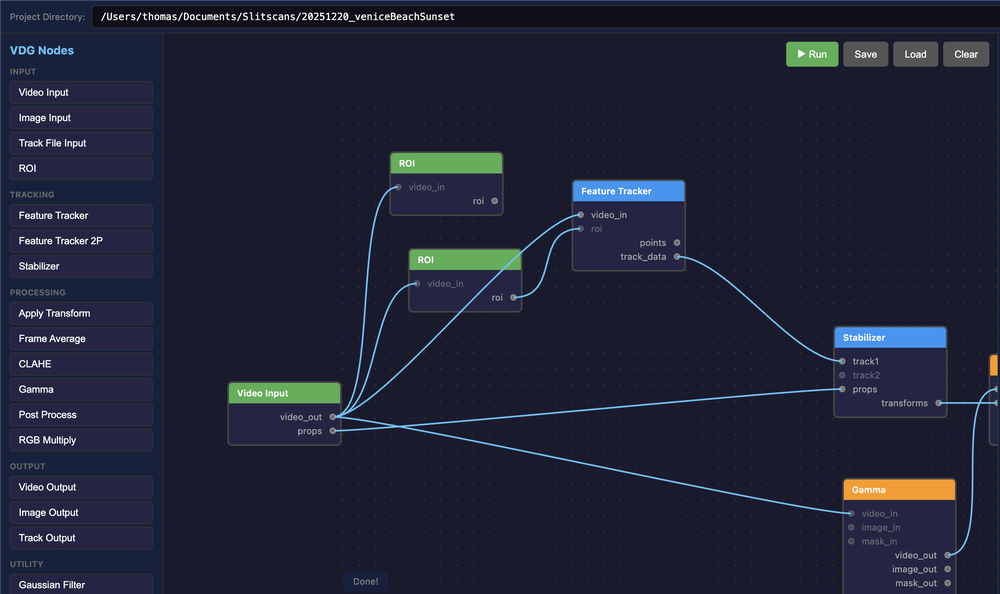
#> input picture nodebased_ui.png, 1000 x 594 px, shrunk from 2446 x 1452 before the run; its folder holds only this picture in this run
$ python -i frame_average.py   (imports and definitions only)
#> lines starting #> are read from the running program, lines starting #| are printed output that depends on the picture
#> further down, picture is the input picture: shape (594, 1000, 3); mean B, G, R 54.6, 35.5, 33.1
### vdg/core/hardware.py
"""
Hardware acceleration configuration for VDG.

This module provides package-level settings for hardware-accelerated
video encoding and decoding using platform-specific APIs:
- macOS: VideoToolbox (h264_videotoolbox)
- Linux: VAAPI, NVENC (future)
- Windows: DXVA2, NVENC (future)

Usage:
    from vdg.core.hardware import hw_config

    # Check current settings
    print(hw_config.enabled)
    print(hw_config.encoder)

    # Disable hardware acceleration
    hw_config.disable()

    # Re-enable
    hw_config.enable()

    # Or configure at module import
    import vdg
    vdg.configure_hardware(enabled=False)
"""

import platform
import subprocess
import shutil
from dataclasses import dataclass, field
from enum import Enum
from typing import Optional
import os


class HWAccelBackend(Enum):
    """Available hardware acceleration backends."""
    NONE = "none"
    VIDEOTOOLBOX = "videotoolbox"  # macOS
    VAAPI = "vaapi"                # Linux (Intel/AMD)
    NVENC = "nvenc"                # NVIDIA
    QSV = "qsv"                    # Intel QuickSync
    DXVA2 = "dxva2"                # Windows


@dataclass
class HardwareConfig:
    """
    Hardware acceleration configuration.

    This is a singleton-style configuration object that controls
    hardware acceleration across all VDG video I/O operations.

    Attributes:
        enabled: Master switch for hardware acceleration
        backend: Which backend to use (auto-detected if None)
        encode_enabled: Enable hardware encoding
        decode_enabled: Enable hardware decoding
        fallback_to_software: Fall back to software if hardware fails
        encoder: FFmpeg encoder name (e.g., 'h264_videotoolbox')
        decoder: FFmpeg decoder name (e.g., 'h264')
        hwaccel: FFmpeg hwaccel option (e.g., 'videotoolbox')
        encode_bitrate: Default encoding bitrate
        encode_quality: Quality preset (if supported)
    """
    enabled: bool = True
    backend: Optional[HWAccelBackend] = None
    encode_enabled: bool = True
    decode_enabled: bool = True
    fallback_to_software: bool = True

    # FFmpeg settings (auto-configured based on backend)
    encoder: str = ""
    decoder: str = ""
    hwaccel: str = ""
    hwaccel_device: str = ""

    # Encoding settings
    encode_bitrate: str = "20M"
    encode_quality: str = ""  # e.g., "medium" for NVENC

    # Runtime state
    _initialized: bool = field(default=False, repr=False)
    _ffmpeg_available: bool = field(default=False, repr=False)
    _hw_encode_available: bool = field(default=False, repr=False)
    _hw_decode_available: bool = field(default=False, repr=False)

    def __post_init__(self):
        """Auto-detect hardware capabilities on first access."""
        if not self._initialized:
            self._detect_capabilities()

    def _detect_capabilities(self) -> None:
        """Detect available hardware acceleration capabilities."""
        self._initialized = True

        # Check for FFmpeg
        self._ffmpeg_available = shutil.which("ffmpeg") is not None

        if not self._ffmpeg_available:
            self.enabled = False
            self.encode_enabled = False
            self.decode_enabled = False
            return

        # Auto-detect backend based on platform
        if self.backend is None:
            self.backend = self._detect_backend()

        # Configure based on backend
        self._configure_backend()

        # Verify encoder availability
        if self.encode_enabled and self.encoder:
            self._hw_encode_available = self._check_encoder(self.encoder)
            if not self._hw_encode_available and not self.fallback_to_software:
                self.encode_enabled = False

        # Verify decoder availability
        if self.decode_enabled and self.hwaccel:
            self._hw_decode_available = self._check_decoder(self.hwaccel)
            if not self._hw_decode_available and not self.fallback_to_software:
                self.decode_enabled = False

    # [94 lines left out: functions _detect_backend, _configure_backend, _check_encoder, _check_decoder, _check_nvidia, not called in this run]

    def _check_vaapi(self) -> bool:
        """Check for VAAPI support."""
        return os.path.exists("/dev/dri/renderD128")

    # [11 lines left out: functions enable, disable, not called in this run]

    def enable_encoding(self, enabled: bool = True) -> None:
        """Enable or disable hardware encoding."""
        self.encode_enabled = enabled and self._hw_encode_available

    def enable_decoding(self, enabled: bool = True) -> None:
        """Enable or disable hardware decoding."""
        self.decode_enabled = enabled and self._hw_decode_available

    # [55 lines left out: functions get_ffmpeg_input_args, get_ffmpeg_output_args, status, __repr__, not called in this run]


# Global configuration instance
hw_config = HardwareConfig()


# [67 lines left out: functions configure_hardware, print_hardware_status, not called in this run]

### vdg/processing/frame_average.py
"""
Frame averaging for temporal compositing.

This module provides frame averaging functionality for creating
time-collapsed images from video sequences.
"""

from dataclasses import dataclass, field
from enum import Enum
from pathlib import Path
from typing import Any, Callable

import cv2
import numpy as np

from vdg.core.base import BaseProcessor, ProcessingContext
from vdg.core.video import VideoReader, get_video_properties


class CompMode(Enum):
    """Compositing mode for alpha handling."""
    ON_BLACK = 0      # Standard averaging on black background
    ON_WHITE = 1      # Composite on white background
    UNPREMULT = 2     # Unpremultiply alpha, composite on black
    UNPREMULT_WHITE = 3  # Unpremultiply alpha, composite on white


@dataclass
class FrameAverageConfig:
    """Configuration for frame averaging."""
    # Frame range
    frame_start: int = 1
    frame_end: int | None = None

    # Output settings
    brightness: float = 1.0
    add_mode: bool = False  # If True, don't divide by frame count

    # Compositing
    comp_mode: CompMode = CompMode.ON_BLACK
    use_mask: bool = False
    mask_path: Path | str | None = None

    # Alpha adjustments
    alpha_gamma: float = 1.0
    alpha_smoothstep: bool = False

    # Color corrections (applied per-frame before averaging)
    gamma: float = 1.0
    gamma_before: bool = False  # Apply gamma before adding to stack
    soft_contrast: float = 1.0

    # CLAHE (Contrast Limited Adaptive Histogram Equalization)
    clahe: bool = False
    clahe_clip: float = 40.0
    clahe_grid: int = 8
    clahe_before: bool = False  # Apply CLAHE before adding to stack

    # Output
    write_alpha: bool = False
    output_16bit: bool = True  # Output as 16-bit PNG


@dataclass
class FrameAverageResult:
    """Result of frame averaging operation."""
    output_path: Path
    alpha_path: Path | None = None
    frame_count: int = 0
    config: FrameAverageConfig = field(default_factory=FrameAverageConfig)


# [23 lines left out: functions _make_gamma_lut, _make_soft_contrast_lut, not called in this run]


def _smoothstep(x: np.ndarray) -> np.ndarray:
    """Apply smoothstep function to array."""
    return x * x * (3 - 2 * x)


def _apply_clahe(
    frame: np.ndarray,
    clip_limit: float = 40.0,
    grid_size: int = 8,
) -> np.ndarray:
    """Apply CLAHE to each channel of a frame."""
#> called with clip_limit = 40, grid_size = 8
    clahe = cv2.createCLAHE(
        clipLimit=clip_limit,
        tileGridSize=(grid_size, grid_size)
    )

    if frame.dtype == np.float32:
        # Convert to 16-bit for CLAHE processing
        frame_16 = (frame * 65535).astype(np.uint16)
        r = clahe.apply(frame_16[:, :, 0])
        g = clahe.apply(frame_16[:, :, 1])
        b = clahe.apply(frame_16[:, :, 2])
        result = cv2.merge([r, g, b])
        return result.astype(np.float32) / 65535.0
    elif frame.dtype == np.uint16:
        r = clahe.apply(frame[:, :, 0])
        g = clahe.apply(frame[:, :, 1])
        b = clahe.apply(frame[:, :, 2])
        return cv2.merge([r, g, b])
    else:
        # Assume uint8
        r = clahe.apply(frame[:, :, 0])
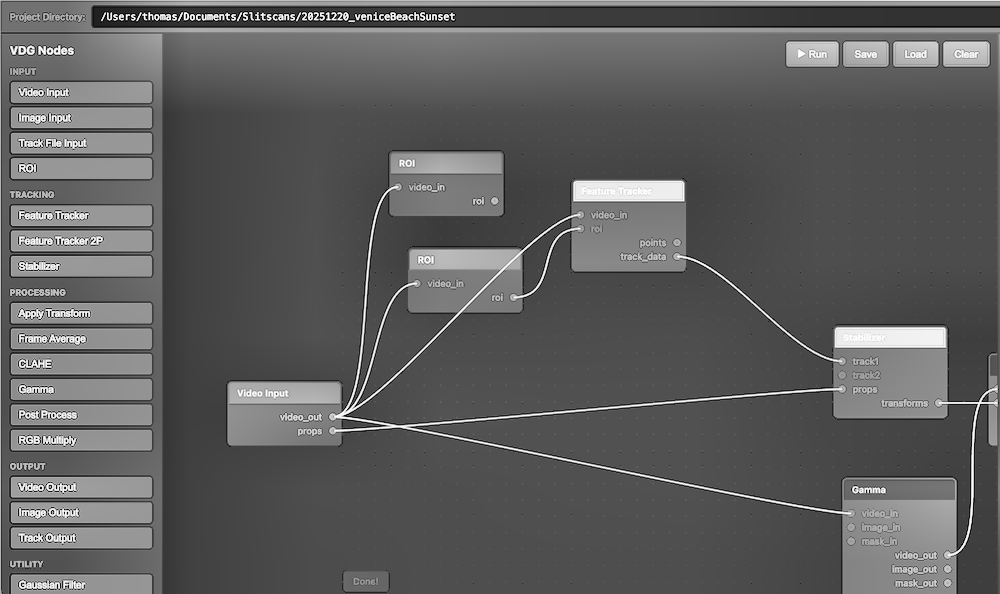
#> r: shape (594, 1000); min 1, max 255, mean 93.9
        g = clahe.apply(frame[:, :, 1])
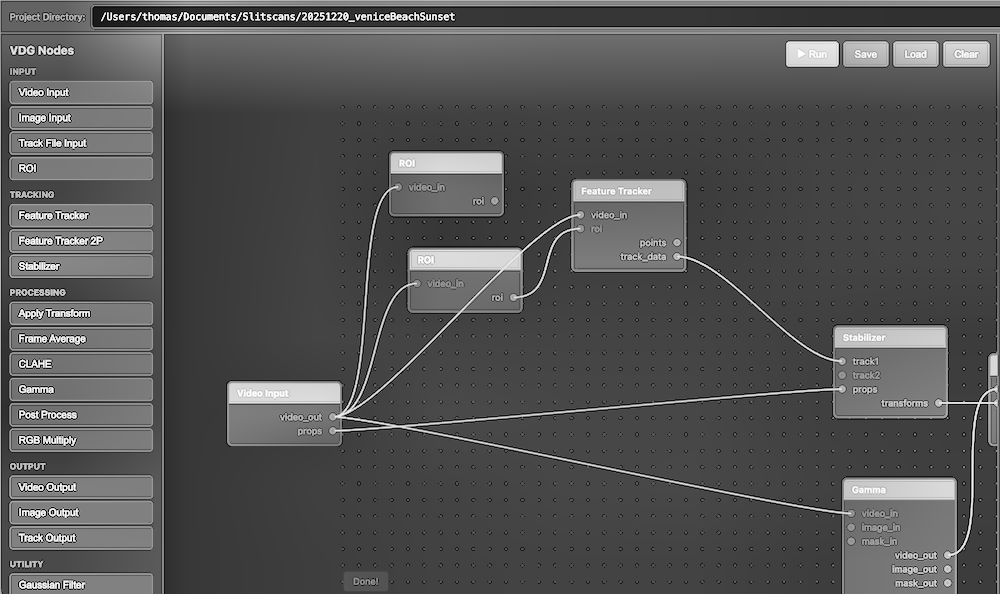
#> g: shape (594, 1000); min 0, max 255, mean 84.4
        b = clahe.apply(frame[:, :, 2])
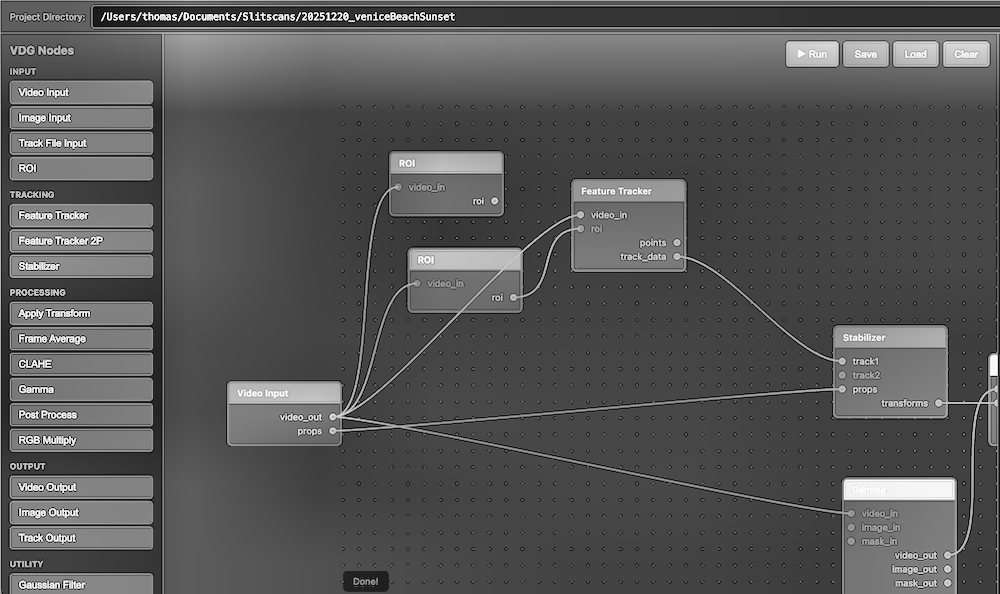
#> b: shape (594, 1000); min 0, max 255, mean 86.6
        return cv2.merge([r, g, b])
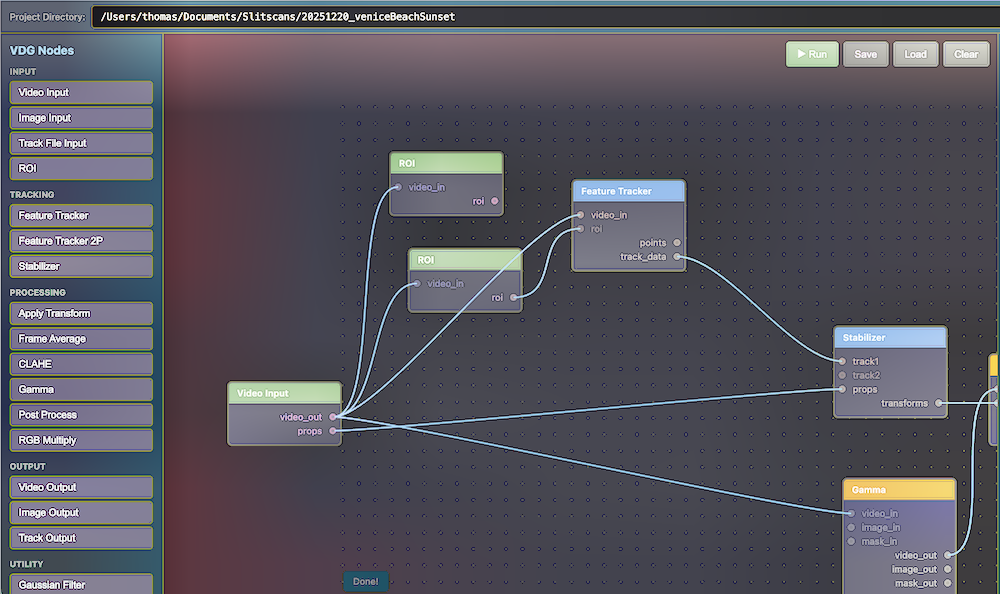
#> returned value: shape (594, 1000, 3); mean of channels 0, 1, 2 93.9, 84.4, 86.6; drawn as B, G, R


# [9 lines left out: function _compute_alpha, not called in this run]


class FrameAverager(BaseProcessor):
    """
    Temporal frame averager for creating time-collapsed images.

    Accumulates frames over time and produces an averaged result,
    with optional alpha masking and color corrections.

    Example:
        >>> config = FrameAverageConfig(
        ...     frame_start=1,
        ...     frame_end=500,
        ...     comp_mode=CompMode.ON_WHITE,
        ...     clahe=True,
        ... )
        >>> averager = FrameAverager(config)
        >>> result = averager.process("input.mp4", "output.png")
    """

    # [319 lines left out: functions __init__, initialize, process_frame, finalize, get_alpha, process and 1 more, not called in this run]

>>> import cv2
>>> picture = cv2.imread('../../nodebased_ui.png')
>>> result = _apply_clahe(picture)
